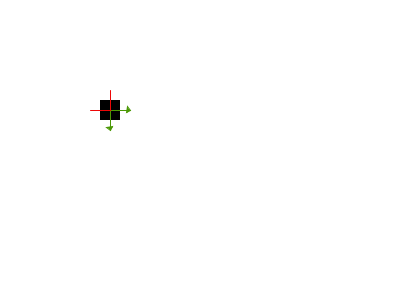
Frame 1 (no input)
Frame 60 (the mouse pressed at the canvas centre just before this capture): identical to frame 1, image omitted
Frame 120 (the mouse held since frame 60 and released just before this capture): identical to frame 1, image omitted

The Processing sketch that drew this single still picture (run headless with seeded random() and noise(); from frame 60 on, the mouse is pressed at the canvas centre):

// Processing sketch: Robot_Cutter
// ── Robot_Cutter.pde
Robot rob;
void setup() {
  size(400, 300);
  rob = new Robot(100, 100);
}

void draw() {
  background(-1);
  rob.show();
}



// ── Robot.pde

class Robot {
  PVector loc, vel;
  int w, h, l;

  Robot(int x, int y) {
    w = 20;
    h = 20;
    l = 6;
    loc = new PVector(x, y);
    vel = new PVector(random(-0.5f, 0.5f), random(-0.5f, 0.5f));
  }
  void show() {
    translate(loc.x, loc.y);
    robotDraw();
  }
  void move() {
    loc.add(vel);
  }
  void robotDraw() {
    noStroke();
    fill(0);
    rect(0, 0, w, h);
    stroke(#4B9805);
    line(w/2, h/2, 3*w/2, h/2);
    fill(#4B9805);
    pushMatrix();
    translate(3*w/2, h/2);
    rotate(PI);
    triangle(0, 0, l/2, l/2, l/2, -l/2);
    popMatrix();
    line(w/2, h/2, w/2, 3*h/2);
    pushMatrix();
    translate(w/2, 3*h/2);
    rotate(-PI/2);
    triangle(0, 0, l/2, l/2, l/2, -l/2);
    popMatrix();
    stroke(#ED0707);
    line(w/2, h/2, -w/2, h/2);
    line(w/2, h/2, w/2, -h/2);
  }
}
